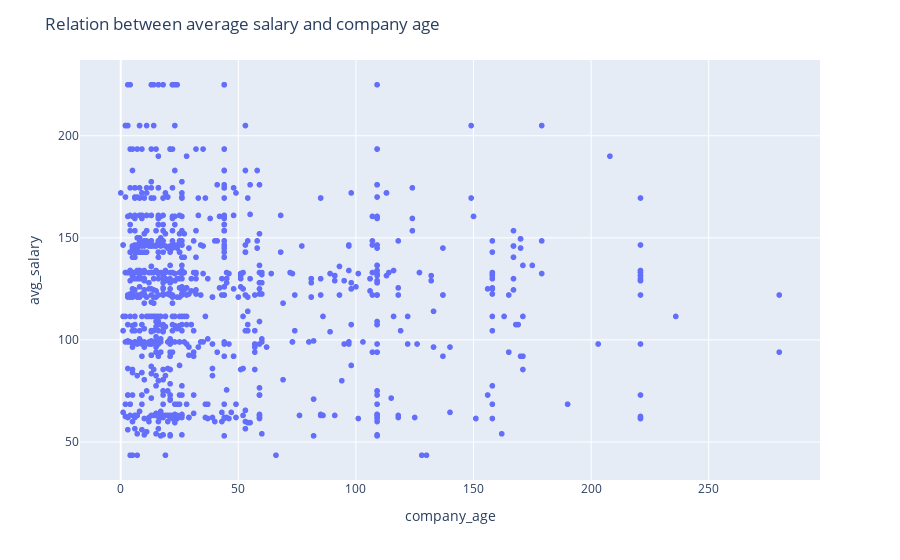

This figure's notebook cell:
### Code cell
fig = px.scatter(ds2, x=ds2['company_age'], y= ds2['avg_salary'])
fig.update_layout(title = 'Relation between average salary and company age')
fig.show()

### Figure 1 — Plotly figure (JSON) as saved in the notebook; plotly's stock layout.template omitted (floating-point values rounded to 4 significant figures; data arrays with more than 128 entries replaced by an {"elided": "..."} marker saying what was removed)
{"data": [{"hovertemplate": "company_age=%{x}<br>avg_salary=%{y}<extra></extra>", "legendgroup": "", "marker": {"color": "#636efa", "symbol": "circle"}, "mode": "markers", "name": "", "showlegend": false, "type": "scattergl", "x": {"elided": "1316 int values"}, "xaxis": "x", "y": {"elided": "1316 float values"}, "yaxis": "y"}], "layout": {"legend": {"tracegroupgap": 0}, "margin": {"t": 60}, "title": {"text": "Relation between average salary and company age"}, "xaxis": {"anchor": "y", "domain": [0, 1], "title": {"text": "company_age"}}, "yaxis": {"anchor": "x", "domain": [0, 1], "title": {"text": "avg_salary"}}}}
